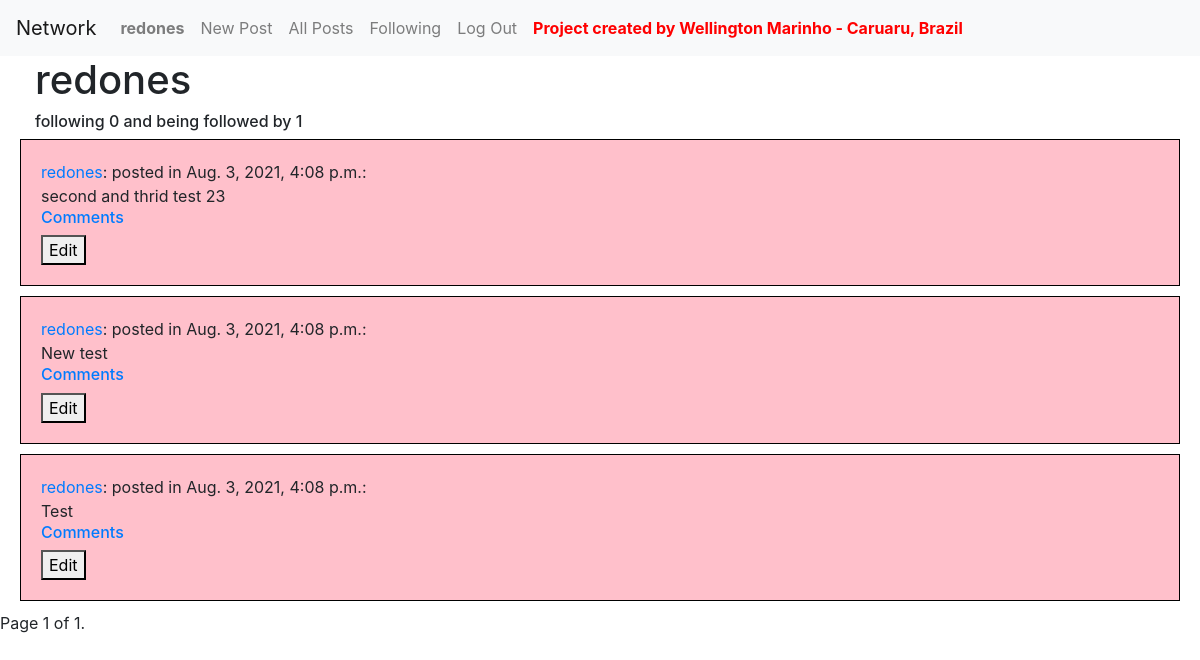
The page /profile/9 (signed in) on the database as committed earlier.
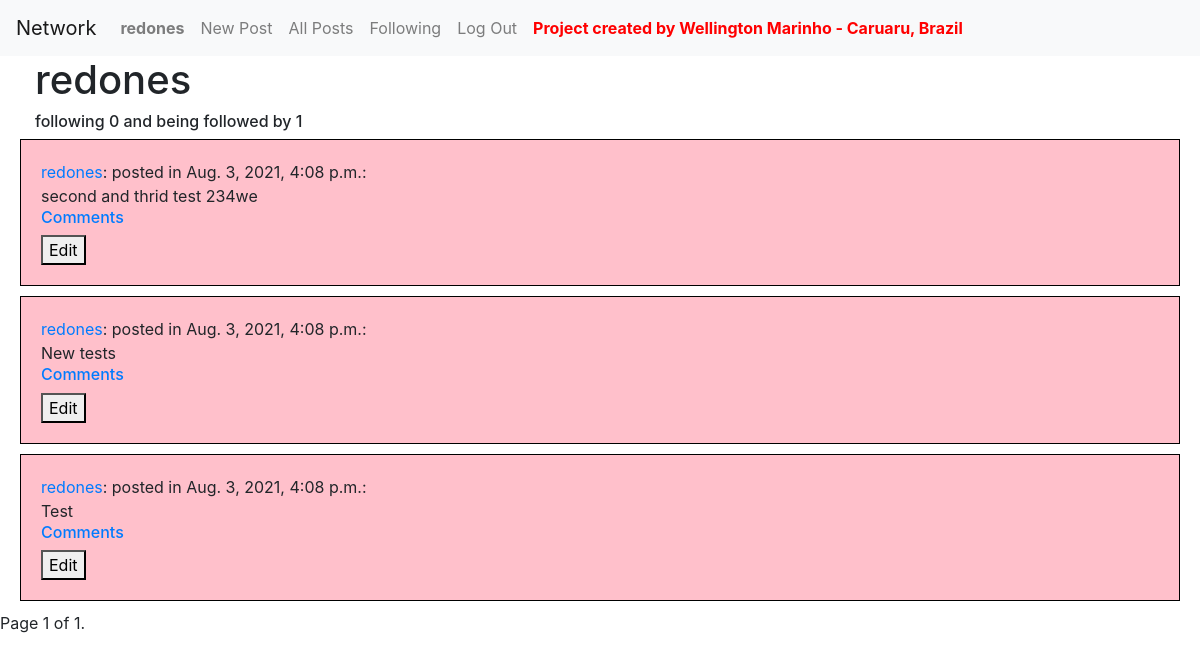
The same page on the database as committed later.
### network/models.py (models this page shows, shortened)
class Post(models.Model):
    content = models.CharField(max_length=264)
    time_of_creation = models.DateTimeField(default=timezone.now)
    creator = models.ForeignKey(User, on_delete=models.CASCADE, related_name="posts")
    now = datetime.now()

class User(AbstractUser):
    pass

### network/views.py (the view)
# urls.py: path("profile/<int:creator_id>", views.profile, name="profile"),
def profile(request, creator_id):
    username = request.user.username
    user = User.objects.get(username=username)
    user2 = User.objects.get(id=creator_id)
    post_list = Post.objects.filter(creator=user2)
    post_list = post_list.order_by("-time_of_creation").all()
    paginator = Paginator(post_list, 10) # Show 10 contacts per page.
    page_number = request.GET.get('page',)
    page_obj = paginator.get_page(page_number)
    wells = Follower.objects.all().filter(user=user)
    y_cont = Follower.objects.all().filter(user=user).count()
    w_cont = Follower.objects.all().filter(user=user2).count()
    cont = 0
    for well in wells:
        if well.following == user2:
            cont = cont + 1
    x_cont = user.followed.all().count()
    z_cont = user2.followed.all().count()
    return render(request, 'network/profile.html', {'page_obj': page_obj, 'user': user, 'user2': user2, "w_cont": int(w_cont), "x_cont": int(x_cont), "z_cont": int(z_cont), 'y_cont': int(y_cont), 'cont': int(cont)})

### network/templates/network/profile.html (shortened to what this page needs)
{% extends "network/layout.html" %}
{% block body %}
        <h1 style="margin-left: 35px;">{{ user2.username }}</h1>
        {% if user == user2 %}
            <h6 style="margin-left: 35px;">following {{ y_cont }} and being followed by {{ x_cont}}</h6>
        {% endif %}
        {% for post in page_obj %}
            <div class="well">
              <a href="{% url 'profile' post.creator.id %}">{{ post.creator }}</a>: posted in {{ post.time_of_creation }}: <br> <span id="mycontent{{ post.id }}">{{ post.content }} </span> <br>
              <h6><a href="{% url 'comment' post.id %}">Comments</a></h6>
              <button type="button"  onclick="edit_post({{ post.id }})">Edit</button>
            </div>
        {% endfor %}
        <div class="pagination">
            <span class="step-links">
                <span class="current">
                    Page {{ page_obj.number }} of {{ page_obj.paginator.num_pages }}.
                </span>
            </span>
        </div>
{% endblock %}

Rows that differ between the two databases and show on the page:
changed Post: content "second and thrid test 23" → "second and thrid test 234we"
changed Post: content "New test" → "New tests"
